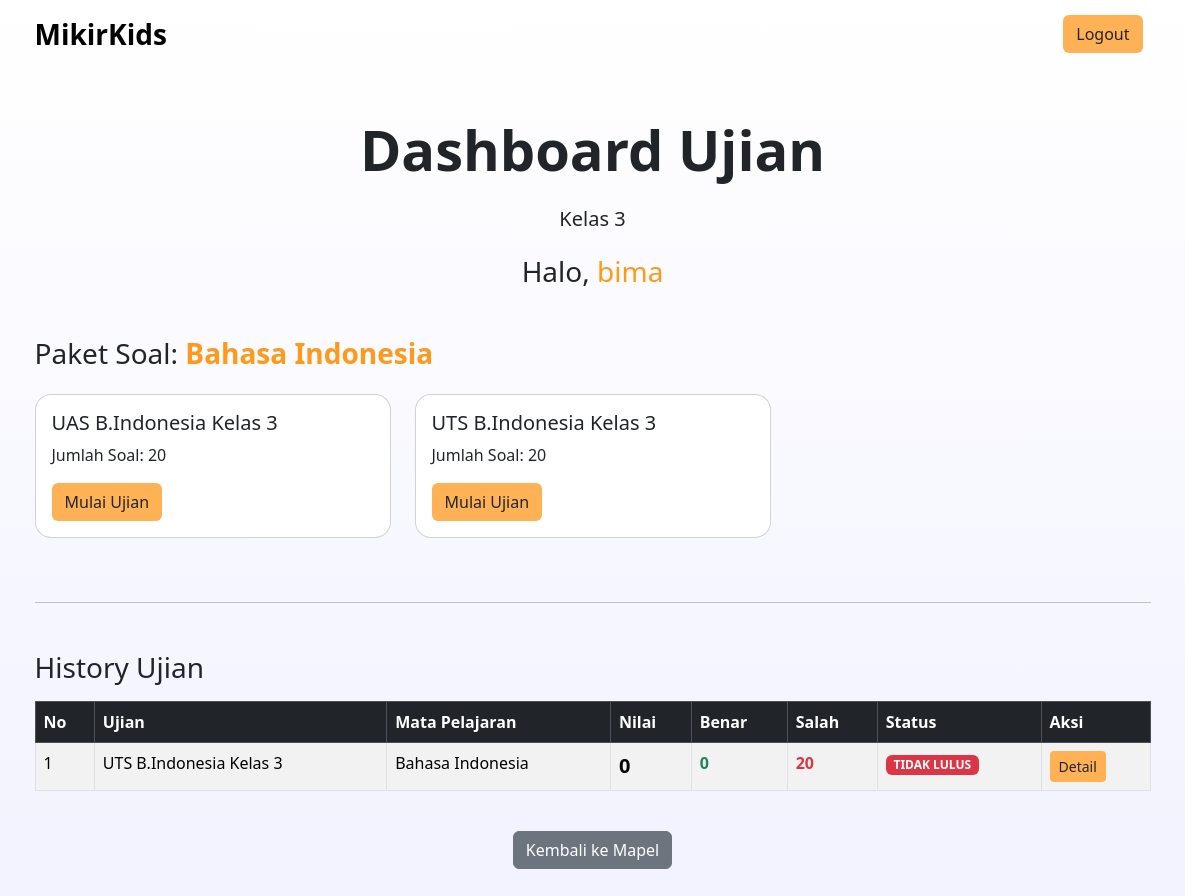
/user/pages/dashboard.php?mapel=Bahasa+Indonesia (signed in), run on the app's committed database.
### tables this page shows
CREATE TABLE `paket_soal` (
  `id_paket` int(11) NOT NULL,
  `judul` varchar(30) DEFAULT NULL,
  `mata_pelajaran` varchar(20) DEFAULT NULL,
  `kelas` int(11) DEFAULT NULL,
  `jumlah_soal` int(11) DEFAULT NULL
);

CREATE TABLE `nilai` (
  `id_nilai` int(11) NOT NULL,
  `nilai` int(11) NOT NULL,
  `user` int(11) NOT NULL,
  `soal_paket` int(11) NOT NULL,
  `jumlah_benar` int(11) NOT NULL,
  `jumlah_salah` int(11) NOT NULL
);

### user/pages/dashboard.php (the view, shortened to what this page needs)
<?php
include '../../config/connection.php';
$user_id = $_SESSION["id_user"];
$kelas   = $_SESSION["kelas"];
$mapel = isset($_GET["mapel"]) ? $_GET["mapel"] : null;
if ($mapel) {
    $stmt = $db->prepare("SELECT * FROM paket_soal WHERE kelas = ? AND mata_pelajaran = ? ORDER BY judul");
    $stmt->bind_param("ss", $kelas, $mapel);
    $stmt->execute();
    $result = $stmt->get_result();
}
$stmt_history = $db->prepare("SELECT n.*, p.judul, p.mata_pelajaran FROM nilai n
                              JOIN paket_soal p ON n.soal_paket = p.id_paket
                              WHERE n.user = ? AND p.mata_pelajaran = ?
                              ORDER BY n.id_nilai DESC");
$stmt_history->bind_param("is", $user_id, $mapel);
$stmt_history->execute();
$result_history = $stmt_history->get_result();
?>
<!DOCTYPE html>
<html lang="en">
<head>
    <link href="https://cdn.jsdelivr.net/npm/bootstrap@5.3.8/dist/css/bootstrap.min.css" rel="stylesheet">
</head>
<body>
    <nav class="navbar navbar-expand-lg">
        <div class="container d-flex">
            <a class="navbar-brand fs-3 fw-bold" href="#">MikirKids</a>
            <form class="d-flex">
            <a href="../../authenthication/logout.php" class="btn btn-outline btn-color me-2">Logout</a>
            </form>
        </div>
    </nav>
    <div class="container mt-5 justify-content-center">
        <h1 class="text-center display-4 fw-bold mb-4">Dashboard Ujian</h1>
        <h5 class="text-center mb-4">Kelas <?php echo htmlspecialchars($kelas); ?></h5>
        <h4 class="text-center mb-5 fs-3"> Halo, <span class="text-color"> <?php echo htmlspecialchars($_SESSION["username"]); ?>  </span></h4>
        <h3 class="mb-4">Paket Soal: <strong class="text-color"><?php echo htmlspecialchars($mapel); ?></strong></h3>
        <div class="row">
        <?php if ($result->num_rows > 0): ?>
            <?php while($paket = $result->fetch_assoc()): ?>
                <div class="col-md-4 mb-3">
                    <div class="card card-hover rounded-4">
                        <div class="card-body">
                            <h5><?php echo htmlspecialchars($paket['judul']); ?></h5>
                            <p>Jumlah Soal: <?php echo htmlspecialchars($paket['jumlah_soal']); ?></p>
                            <a href="ujian.php?id=<?php echo htmlspecialchars($paket['id_paket']); ?>"
                            class="btn btn-color">
                                Mulai Ujian
                            </a>
                        </div>
                    </div>
                </div>
            <?php endwhile; ?>
        <?php else: ?>
            <p class="text-danger">Belum ada paket soal untuk mapel ini.</p>
        <?php endif; ?>
        </div>
        <hr class="my-5">
        <h3 class="mb-3">History Ujian</h3>
        <?php if($result_history->num_rows > 0): ?>
        <div class="table-responsive">
            <table class="table table-striped table-bordered">
                <thead class="table-dark">
                    <tr>
                        <th>No</th>
                        <th>Ujian</th>
                        <th>Mata Pelajaran</th>
                        <th>Nilai</th>
                        <th>Benar</th>
                        <th>Salah</th>
                        <th>Status</th>
                        <th>Aksi</th>
                    </tr>
                </thead>
                <tbody>
                <?php $no = 1; while($history = $result_history->fetch_assoc()): ?>
                    <tr>
                        <td><?php echo $no++; ?></td>
                        <td><?php echo htmlspecialchars($history['judul']); ?></td>
                        <td><?php echo htmlspecialchars($history['mata_pelajaran']); ?></td>
                        <td><strong class="fs-5"><?php echo number_format($history['nilai'],0); ?></strong></td>
                        <td class="text-success"><strong><?php echo htmlspecialchars($history['jumlah_benar']); ?></strong></td>
                        <td class="text-danger"><strong><?php echo htmlspecialchars($history['jumlah_salah']); ?></strong></td>
                        <td>
                            <?php if ($history['nilai'] >= 70): ?>
                                <span class="badge bg-success">LULUS</span>
                            <?php else: ?>
                                <span class="badge bg-danger">TIDAK LULUS</span>
                            <?php endif; ?>
                        </td>
                        <td>
                            <a href="detail_jawaban.php?id=<?php echo htmlspecialchars($history['id_nilai']); ?>"
                            class="btn btn-sm btn-color">
                                Detail
                            </a>
                        </td>
                    </tr>
                <?php endwhile; ?>
                </tbody>
            </table>
        </div>
        <?php else: ?>
            <div class="alert alert-info bg-transparent shadow-sm">
                Belum ada history ujian untuk mapel ini.
            </div>
        <?php endif; ?>
        <div class="text-center mt-4 mb-5">
            <a href="dashboard.php" class="btn btn-secondary">Kembali ke Mapel</a>
        </div>
</div>
</body>
</html>

### user/pages/dashboard.php (style rules this page uses)
html { scrollbar-gutter: stable; }
.card-hover { transition: .2s; }
.text-color { color: #FF991C; }
.btn-color { background-color: #FFB255; }
body { background: linear-gradient(180deg, #ffffff 0%, #f7f7ff 60%, #f2f2ff 100%); background-attachment: fixed; }

### data on the page
paket_soal: judul "UAS B.Indonesia Kelas 3", jumlah_soal "20"
paket_soal: judul "UTS B.Indonesia Kelas 3", jumlah_soal "20"
nilai: soal_paket.judul "UTS B.Indonesia Kelas 3", soal_paket.mata_pelajaran "Bahasa Indonesia", nilai "0", jumlah_benar "0", jumlah_salah "20", shows "TIDAK LULUS"

### other printed values
$kelas "3"
$_SESSION["username"] "bima"
$mapel "Bahasa Indonesia"
